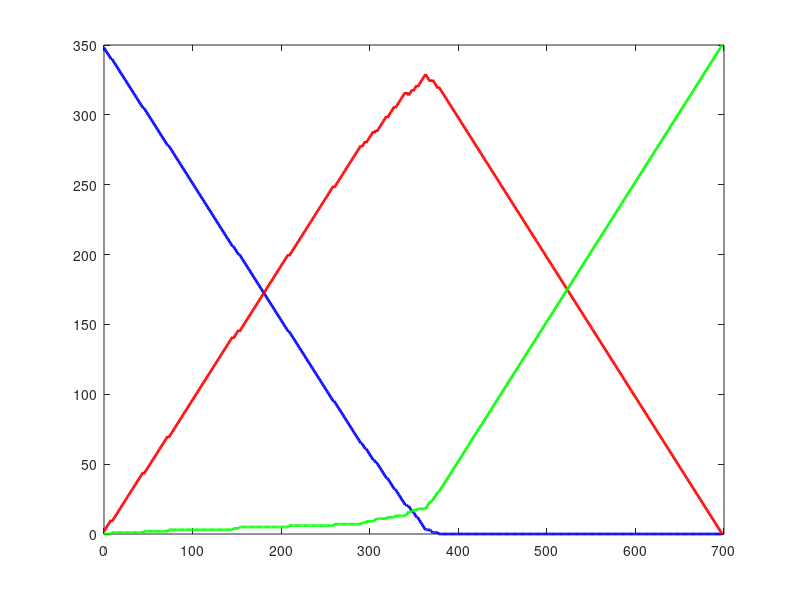

This chart was generated by the following MATLAB code:
clear all
close all

N=350; %population size

S0=349; %Initial susceptible popuation
I0=1; %Initial infected population
R0=N-S0-I0; % Initial removed population

beta=10; %Rate of infection
gamma=0.5; %Rate of recovery/removal

V=100; %Spatial parameter

T=100; %Maximum elapsed time


S=S0;
I=I0;
R=R0;


t=0;
count=0;
data=[];

while t<=T
    if I==0
        break
    end
    
    W1=beta*S*I/V;
    W2=gamma*I;
    W=W1+W2;
    
    dt=-log(rand)/W;
    t=t+dt;
    count=count+1;
    
    if rand<(W1/W);  
        S=S-1;
        I=I+1;
    
    else
        I=I-1;
        R=R+1;
    end
        
    data=[data; [S, I, R]];
    size(data);
end

    
 
    
    plot(0:count-1, data(:,1), 'b', 'MarkerSize',10,'LineWidth',2)
    hold on
    plot(0:count-1, data(:,2), 'r', 'MarkerSize',10,'LineWidth',2)
    plot(0:count-1, data(:,3), 'g', 'MarkerSize',10,'LineWidth',2)
        

    